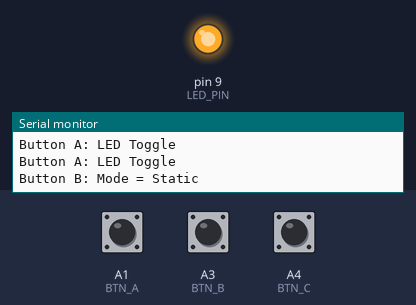
The sketch below on a simulated Arduino Uno, built with avr-gcc and run on an emulated ATmega328P. Shown: output pins drawn as LEDs (lit = HIGH), the last lines printed to the serial monitor. The inputs (shaded band) are chosen by the test bench; at power-on: A1 (BTN_A) HIGH, A3 (BTN_B) HIGH, A4 (BTN_C) HIGH.

Above: at 1.2 s.
1.3 s: A1 (BTN_A) pulled LOW for 1 s
At 5.0 s:
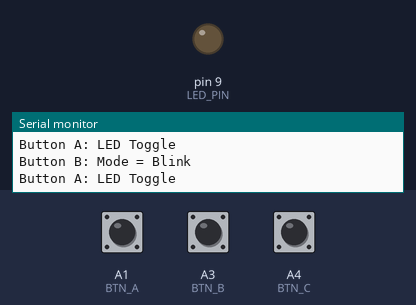
5.1 s: A3 (BTN_B) pulled LOW for 1 s
At 5.43 s:
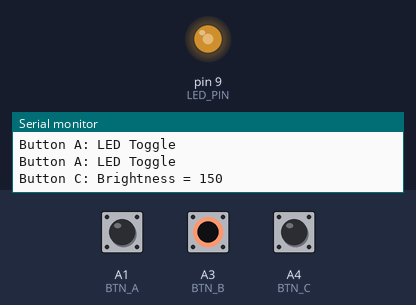
8.4 s: A4 (BTN_C) pulled LOW for 3.2 s
13.1 s: A1 (BTN_A) pulled LOW for 3.2 s
17.8 s: A1 (BTN_A) pulled LOW for 0.15 s
20.9 s: A3 (BTN_B) pulled LOW for 1 s
Timing chart, 0 to 25.9 s (numbered marks = the images above; inputs shaded):
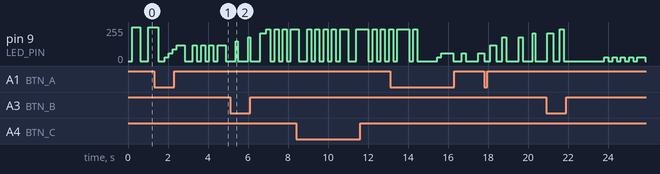

The sketch:

LED.ino
```cpp
// (licence header left out)
// RF Remote LED Control
// A = Toggle ON/OFF
// B = Switch Mode (Static / Blink)
// C = Adjust Brightness
// D = Reserved

#define BTN_A A1
#define BTN_B A3
#define BTN_C A4
#define LED_PIN 9

// State variables
bool ledOn = false;
int mode = 0;           // 0 = static, 1 = blink
int maxBrightness = 255; // Brightness: 0–255

unsigned long lastButtonTime = 0;
const unsigned long debounceTime = 200;

unsigned long previousMillis = 0;
const unsigned long blinkInterval = 300; // Blink speed
bool blinkState = false;

void setup() {
  pinMode(BTN_A, INPUT_PULLUP);
  pinMode(BTN_B, INPUT_PULLUP);
  pinMode(BTN_C, INPUT_PULLUP);
  pinMode(LED_PIN, OUTPUT);

  analogWrite(LED_PIN, 0);  // LED OFF initially

  Serial.begin(9600);
  Serial.println("RF Remote LED Control Started");
}

void loop() {
  // Button A = Toggle LED ON/OFF
  if (digitalRead(BTN_A) == HIGH && debounce()) {
    ledOn = !ledOn;
    if (!ledOn) analogWrite(LED_PIN, 0);
    Serial.println("Button A: LED Toggle");
  }

  // Only react to B/C if LED is ON
  if (ledOn) {
    // Button B = Mode change (Static / Blink)
    if (digitalRead(BTN_B) == HIGH && debounce()) {
      mode++;
      if (mode > 1) mode = 0; // Wrap to static
      Serial.print("Button B: Mode = ");
      Serial.println(mode == 0 ? "Static" : "Blink");
    }

    // Button C = Adjust brightness
    if (digitalRead(BTN_C) == HIGH && debounce()) {
      maxBrightness += 30;
      if (maxBrightness > 255) maxBrightness = 0; // Reset to 0
      Serial.print("Button C: Brightness = ");
      Serial.println(maxBrightness);
    }

    // ------- LED Behavior --------
    if (mode == 0) {
      // Static
      analogWrite(LED_PIN, maxBrightness);
    }
    else if (mode == 1) {
      // Blink
      unsigned long currentMillis = millis();
      if (currentMillis - previousMillis >= blinkInterval) {
        previousMillis = currentMillis;
        blinkState = !blinkState;
        analogWrite(LED_PIN, blinkState ? maxBrightness : 0);
      }
    }

  } else {
    delay(10); // Idle
  }
}

// Debounce helper
bool debounce() {
  if (millis() - lastButtonTime > debounceTime) {
    lastButtonTime = millis();
    return true;
  }
  return false;
}
```
